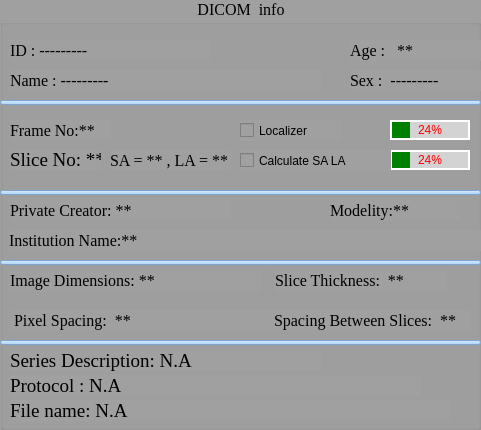
   <widget class="QGroupBox" name="info_image">
    <property name="enabled">
     <bool>true</bool>
    </property>
    <property name="geometry">
     <rect>
      <x>970</x>
      <y>10</y>
      <width>481</width>
      <height>430</height>
     </rect>
    </property>
    <property name="minimumSize">
     <size>
      <width>0</width>
      <height>201</height>
     </size>
    </property>
    <property name="font">
     <font>
      <family>Times New Roman</family>
      <pointsize>12</pointsize>
      <weight>9</weight>
      <italic>false</italic>
      <bold>false</bold>
     </font>
    </property>
    <property name="styleSheet">
     <string notr="true">QGroupBox {



   background-color: rgb(160, 160, 160);;font: 75 12pt &quot;Times New Roman&quot;;
}

QGroupBox QWidget {
    background-color: /* your desired content background color here */;
}

QGroupBox::title {
    subcontrol-origin: margin;
    subcontrol-position: top center;
}
</string>
    </property>
    <property name="title">
     <string>DICOM  info </string>
    </property>
    <widget class="QLabel" name="ID2">
     <property name="enabled">
      <bool>false</bool>
     </property>
     <property name="geometry">
      <rect>
       <x>10</x>
       <y>40</y>
       <width>201</width>
       <height>21</height>
      </rect>
     </property>
     <property name="font">
      <font>
       <family>Times New Roman</family>
       <pointsize>12</pointsize>
       <weight>9</weight>
       <italic>false</italic>
       <bold>false</bold>
      </font>
     </property>
     <property name="styleSheet">
      <string notr="true">color: rgb(0, 0, 0);font: 75 12pt &quot;Times New Roman&quot;;;color: rgb(0, 0, 0); background-color: rgb(160, 160, 160);
</string>
     </property>
     <property name="text">
      <string>ID : ---------</string>
     </property>
    </widget>
    <widget class="QLabel" name="SALA">
     <property name="enabled">
      <bool>false</bool>
     </property>
     <property name="geometry">
      <rect>
       <x>110</x>
       <y>150</y>
       <width>121</width>
       <height>20</height>
      </rect>
     </property>
     <property name="font">
      <font>
       <family>Times New Roman</family>
       <pointsize>12</pointsize>
       <weight>9</weight>
       <italic>false</italic>
       <bold>false</bold>
      </font>
     </property>
     <property name="styleSheet">
      <string notr="true">color: rgb(0, 0, 0);font: 75 12pt &quot;Times New Roman&quot;;;color: rgb(0, 0, 0); background-color: rgb(160, 160, 160);

</string>
     </property>
     <property name="text">
      <string>SA = ** , LA = **</string>
     </property>
    </widget>
    <widget class="QLabel" name="NAME2">
     <property name="enabled">
      <bool>false</bool>
     </property>
     <property name="geometry">
      <rect>
       <x>10</x>
       <y>70</y>
       <width>311</width>
       <height>21</height>
      </rect>
     </property>
     <property name="font">
      <font>
       <family>Times New Roman</family>
       <pointsize>12</pointsize>
       <weight>9</weight>
       <italic>false</italic>
       <bold>false</bold>
      </font>
     </property>
     <property name="styleSheet">
      <string notr="true">color: rgb(0, 0, 0);font: 75 12pt &quot;Times New Roman&quot;;;color: rgb(0, 0, 0); background-color: rgb(160, 160, 160);
</string>
     </property>
     <property name="text">
      <string>Name : ---------</string>
     </property>
    </widget>
    <widget class="QLabel" name="slice_no">
     <property name="enabled">
      <bool>false</bool>
     </property>
     <property name="geometry">
      <rect>
       <x>10</x>
       <y>150</y>
       <width>91</width>
       <height>20</height>
      </rect>
     </property>
     <property name="font">
      <font>
       <family>Times New Roman</family>
       <pointsize>14</pointsize>
       <weight>9</weight>
       <italic>false</italic>
       <bold>false</bold>
      </font>
     </property>
     <property name="styleSheet">
      <string notr="true">color: rgb(0, 0, 0);font: 75 14pt &quot;Times New Roman&quot;;;color: rgb(0, 0, 0); background-color: rgb(160, 160, 160);
</string>
     </property>
     <property name="text">
      <string>Slice No: **</string>
     </property>
    </widget>
    <widget class="QLabel" name="Institution_Name">
     <property name="enabled">
      <bool>false</bool>
     </property>
     <property name="geometry">
      <rect>
       <x>9</x>
       <y>230</y>
       <width>901</width>
       <height>21</height>
      </rect>
     </property>
     <property name="font">
      <font>
       <family>Times New Roman</family>
       <pointsize>12</pointsize>
       <weight>9</weight>
       <italic>false</italic>
       <bold>false</bold>
      </font>
     </property>
     <property name="styleSheet">
      <string notr="true">color: rgb(0, 0, 0);font: 75 12pt &quot;Times New Roman&quot;;;color: rgb(0, 0, 0); background-color: rgb(160, 160, 160);
</string>
     </property>
     <property name="text">
      <string>Institution Name:**</string>
     </property>
    </widget>
    <widget class="QLabel" name="seriesdescription">
     <property name="enabled">
      <bool>false</bool>
     </property>
     <property name="geometry">
      <rect>
       <x>10</x>
       <y>350</y>
       <width>311</width>
       <height>21</height>
      </rect>
     </property>
     <property name="font">
      <font>
       <family>Times New Roman</family>
       <pointsize>14</pointsize>
       <weight>9</weight>
       <italic>false</italic>
       <bold>false</bold>
      </font>
     </property>
     <property name="styleSheet">
      <string notr="true">color: rgb(0, 0, 0);font: 75 14pt &quot;Times New Roman&quot;;;color: rgb(0, 0, 0); background-color: rgb(160, 160, 160);
</string>
     </property>
     <property name="text">
      <string>Series Description: N.A</string>
     </property>
    </widget>
    <widget class="QProgressBar" name="progressBar">
     <property name="geometry">
      <rect>
       <x>390</x>
       <y>150</y>
       <width>80</width>
       <height>20</height>
      </rect>
     </property>
     <property name="styleSheet">
      <string notr="true">QProgressBar {
                        border: 2px solid white;
border-radius: 200px;
background-color: lightgrey;font: 75 12pt &quot;Times New Roman&quot;;
color: rgb(255, 0, 0);

text-align: center;
}
QProgressBar::chunk {background-color: green;}</string>
     </property>
     <property name="value">
      <number>24</number>
     </property>
    </widget>
    <widget class="QLabel" name="file_name">
     <property name="enabled">
      <bool>false</bool>
     </property>
     <property name="geometry">
      <rect>
       <x>10</x>
       <y>400</y>
       <width>441</width>
       <height>21</height>
      </rect>
     </property>
     <property name="font">
      <font>
       <family>Times New Roman</family>
       <pointsize>14</pointsize>
       <weight>9</weight>
       <italic>false</italic>
       <bold>false</bold>
      </font>
     </property>
     <property name="styleSheet">
      <string notr="true">color: rgb(0, 0, 0);font: 75 14pt &quot;Times New Roman&quot;;;color: rgb(0, 0, 0); background-color: rgb(160, 160, 160);
</string>
     </property>
     <property name="text">
      <string>File name: N.A</string>
     </property>
    </widget>
    <widget class="QProgressBar" name="progressBar_2">
     <property name="geometry">
      <rect>
       <x>390</x>
       <y>120</y>
       <width>80</width>
       <height>20</height>
      </rect>
     </property>
     <property name="styleSheet">
      <string notr="true">QProgressBar {
                        border: 2px solid white;
border-radius: 200px;
background-color: lightgrey;font: 75 12pt &quot;Times New Roman&quot;;
color: rgb(255, 0, 0);

text-align: center;
}
QProgressBar::chunk {background-color: green;}</string>
     </property>
     <property name="value">
      <number>24</number>
     </property>
    </widget>
    <widget class="QCheckBox" name="checkBox_2">
     <property name="enabled">
      <bool>true</bool>
     </property>
     <property name="geometry">
      <rect>
       <x>240</x>
       <y>120</y>
       <width>101</width>
       <height>21</height>
      </rect>
     </property>
     <property name="cursor">
      <cursorShape>ArrowCursor</cursorShape>
     </property>
     <property name="styleSheet">
      <string notr="true">color: rgb(0, 0, 0);font: 75 12pt &quot;Times New Roman&quot;;;color: rgb(0, 0, 0); background-color: rgb(160, 160, 160);
</string>
     </property>
     <property name="text">
      <string>Localizer</string>
     </property>
    </widget>
    <widget class="QCheckBox" name="checkBox">
     <property name="geometry">
      <rect>
       <x>240</x>
       <y>150</y>
       <width>151</width>
       <height>21</height>
      </rect>
     </property>
     <property name="cursor">
      <cursorShape>ArrowCursor</cursorShape>
     </property>
     <property name="mouseTracking">
      <bool>false</bool>
     </property>
     <property name="styleSheet">
      <string notr="true">color: rgb(0, 0, 0);font: 75 12pt &quot;Times New Roman&quot;;;color: rgb(0, 0, 0); background-color: rgb(160, 160, 160);
</string>
     </property>
     <property name="text">
      <string>Calculate SA LA</string>
     </property>
    </widget>
    <widget class="QLabel" name="Age2">
     <property name="enabled">
      <bool>false</bool>
     </property>
     <property name="geometry">
      <rect>
       <x>350</x>
       <y>40</y>
       <width>201</width>
       <height>21</height>
      </rect>
     </property>
     <property name="font">
      <font>
       <family>Times New Roman</family>
       <pointsize>12</pointsize>
       <weight>9</weight>
       <italic>false</italic>
       <bold>false</bold>
      </font>
     </property>
     <property name="styleSheet">
      <string notr="true">color: rgb(0, 0, 0);font: 75 12pt &quot;Times New Roman&quot;;;color: rgb(0, 0, 0); background-color: rgb(160, 160, 160);
</string>
     </property>
     <property name="text">
      <string>Age :   **</string>
     </property>
    </widget>
    <widget class="QLabel" name="SEX2">
     <property name="enabled">
      <bool>false</bool>
     </property>
     <property name="geometry">
      <rect>
       <x>350</x>
       <y>70</y>
       <width>201</width>
       <height>21</height>
      </rect>
     </property>
     <property name="font">
      <font>
       <family>Times New Roman</family>
       <pointsize>12</pointsize>
       <weight>9</weight>
       <italic>false</italic>
       <bold>false</bold>
      </font>
     </property>
     <property name="styleSheet">
      <string notr="true">color: rgb(0, 0, 0);font: 75 12pt &quot;Times New Roman&quot;;;color: rgb(0, 0, 0); background-color: rgb(160, 160, 160);
</string>
     </property>
     <property name="text">
      <string>Sex :  ---------</string>
     </property>
    </widget>
    <widget class="QLabel" name="Modality2">
     <property name="enabled">
      <bool>false</bool>
     </property>
     <property name="geometry">
      <rect>
       <x>330</x>
       <y>200</y>
       <width>130</width>
       <height>21</height>
      </rect>
     </property>
     <property name="font">
      <font>
       <family>Times New Roman</family>
       <pointsize>12</pointsize>
       <weight>9</weight>
       <italic>false</italic>
       <bold>false</bold>
      </font>
     </property>
     <property name="styleSheet">
      <string notr="true">color: rgb(0, 0, 0);font: 75 12pt &quot;Times New Roman&quot;;;color: rgb(0, 0, 0); background-color: rgb(160, 160, 160);
</string>
     </property>
     <property name="text">
      <string>Modelity:**</string>
     </property>
    </widget>
    <widget class="QLabel" name="dim2">
     <property name="enabled">
      <bool>false</bool>
     </property>
     <property name="geometry">
      <rect>
       <x>10</x>
       <y>270</y>
       <width>251</width>
       <height>21</height>
      </rect>
     </property>
     <property name="font">
      <font>
       <family>Times New Roman</family>
       <pointsize>12</pointsize>
       <weight>9</weight>
       <italic>false</italic>
       <bold>false</bold>
      </font>
     </property>
     <property name="styleSheet">
      <string notr="true">color: rgb(0, 0, 0);font: 75 12pt &quot;Times New Roman&quot;;;color: rgb(0, 0, 0); background-color: rgb(160, 160, 160);
</string>
     </property>
     <property name="text">
      <string>Image Dimensions: **</string>
     </property>
    </widget>
    <widget class="QLabel" name="thick2">
     <property name="enabled">
      <bool>false</bool>
     </property>
     <property name="geometry">
      <rect>
       <x>275</x>
       <y>270</y>
       <width>171</width>
       <height>21</height>
      </rect>
     </property>
     <property name="font">
      <font>
       <family>Times New Roman</family>
       <pointsize>12</pointsize>
       <weight>9</weight>
       <italic>false</italic>
       <bold>false</bold>
      </font>
     </property>
     <property name="styleSheet">
      <string notr="true">color: rgb(0, 0, 0);font: 75 12pt &quot;Times New Roman&quot;;;color: rgb(0, 0, 0); background-color: rgb(160, 160, 160);
</string>
     </property>
     <property name="text">
      <string>Slice Thickness:  **</string>
     </property>
    </widget>
    <widget class="QLabel" name="space3">
     <property name="enabled">
      <bool>false</bool>
     </property>
     <property name="geometry">
      <rect>
       <x>270</x>
       <y>310</y>
       <width>201</width>
       <height>21</height>
      </rect>
     </property>
     <property name="font">
      <font>
       <family>Times New Roman</family>
       <pointsize>12</pointsize>
       <weight>9</weight>
       <italic>false</italic>
       <bold>false</bold>
      </font>
     </property>
     <property name="styleSheet">
      <string notr="true">color: rgb(0, 0, 0);font: 75 12pt &quot;Times New Roman&quot;;;color: rgb(0, 0, 0); background-color: rgb(160, 160, 160);
</string>
     </property>
     <property name="text">
      <string> Spacing Between Slices:  **</string>
     </property>
    </widget>
    <widget class="QLabel" name="private_creator">
     <property name="enabled">
      <bool>false</bool>
     </property>
     <property name="geometry">
      <rect>
       <x>10</x>
       <y>200</y>
       <width>221</width>
       <height>21</height>
      </rect>
     </property>
     <property name="font">
      <font>
       <family>Times New Roman</family>
       <pointsize>12</pointsize>
       <weight>9</weight>
       <italic>false</italic>
       <bold>false</bold>
      </font>
     </property>
     <property name="styleSheet">
      <string notr="true">color: rgb(0, 0, 0);font: 75 12pt &quot;Times New Roman&quot;;;color: rgb(0, 0, 0); background-color: rgb(160, 160, 160);
</string>
     </property>
     <property name="text">
      <string>Private Creator: **</string>
     </property>
    </widget>
    <widget class="QLabel" name="pix2">
     <property name="enabled">
      <bool>false</bool>
     </property>
     <property name="geometry">
      <rect>
       <x>10</x>
       <y>310</y>
       <width>261</width>
       <height>21</height>
      </rect>
     </property>
     <property name="font">
      <font>
       <family>Times New Roman</family>
       <pointsize>12</pointsize>
       <weight>9</weight>
       <italic>false</italic>
       <bold>false</bold>
      </font>
     </property>
     <property name="styleSheet">
      <string notr="true">color: rgb(0, 0, 0);font: 75 12pt &quot;Times New Roman&quot;;;color: rgb(0, 0, 0); background-color: rgb(160, 160, 160);
</string>
     </property>
     <property name="text">
      <string> Pixel Spacing:  **</string>
     </property>
    </widget>
    <widget class="QLabel" name="frame_no">
     <property name="enabled">
      <bool>false</bool>
     </property>
     <property name="geometry">
      <rect>
       <x>10</x>
       <y>120</y>
       <width>101</width>
       <height>20</height>
      </rect>
     </property>
     <property name="font">
      <font>
       <family>Times New Roman</family>
       <pointsize>12</pointsize>
       <weight>9</weight>
       <italic>false</italic>
       <bold>false</bold>
      </font>
     </property>
     <property name="styleSheet">
      <string notr="true">color: rgb(0, 0, 0);font: 75 12pt &quot;Times New Roman&quot;;;color: rgb(0, 0, 0); background-color: rgb(160, 160, 160);
</string>
     </property>
     <property name="text">
      <string>Frame No:**</string>
     </property>
    </widget>
    <widget class="QPushButton" name="PS_3">
     <property name="enabled">
      <bool>false</bool>
     </property>
     <property name="geometry">
      <rect>
       <x>0</x>
       <y>100</y>
       <width>481</width>
       <height>5</height>
      </rect>
     </property>
     <property name="font">
      <font>
       <family>Times New Roman</family>
       <pointsize>12</pointsize>
       <weight>9</weight>
       <italic>false</italic>
       <bold>false</bold>
      </font>
     </property>
     <property name="styleSheet">
      <string notr="true">background-color: rgb(150,200, 255);
font: 75 12pt &quot;Times New Roman&quot;;
font: 75 12pt &quot;Times New Roman&quot;;
color: rgb(0, 0, 0);
</string>
     </property>
     <property name="text">
      <string/>
     </property>
    </widget>
    <widget class="QPushButton" name="PS_4">
     <property name="enabled">
      <bool>false</bool>
     </property>
     <property name="geometry">
      <rect>
       <x>0</x>
       <y>190</y>
       <width>481</width>
       <height>5</height>
      </rect>
     </property>
     <property name="font">
      <font>
       <family>Times New Roman</family>
       <pointsize>12</pointsize>
       <weight>9</weight>
       <italic>false</italic>
       <bold>false</bold>
      </font>
     </property>
     <property name="styleSheet">
      <string notr="true">background-color: rgb(150,200, 255);
font: 75 12pt &quot;Times New Roman&quot;;
font: 75 12pt &quot;Times New Roman&quot;;
color: rgb(0, 0, 0);
</string>
     </property>
     <property name="text">
      <string/>
     </property>
    </widget>
    <widget class="QPushButton" name="PS_5">
     <property name="enabled">
      <bool>false</bool>
     </property>
     <property name="geometry">
      <rect>
       <x>0</x>
       <y>260</y>
       <width>481</width>
       <height>5</height>
      </rect>
     </property>
     <property name="font">
      <font>
       <family>Times New Roman</family>
       <pointsize>12</pointsize>
       <weight>9</weight>
       <italic>false</italic>
       <bold>false</bold>
      </font>
     </property>
     <property name="styleSheet">
      <string notr="true">background-color: rgb(150,200, 255);
font: 75 12pt &quot;Times New Roman&quot;;
font: 75 12pt &quot;Times New Roman&quot;;
color: rgb(0, 0, 0);
</string>
     </property>
     <property name="text">
      <string/>
     </property>
    </widget>
    <widget class="QPushButton" name="PS_6">
     <property name="enabled">
      <bool>false</bool>
     </property>
     <property name="geometry">
      <rect>
       <x>0</x>
       <y>340</y>
       <width>481</width>
       <height>5</height>
      </rect>
     </property>
     <property name="font">
      <font>
       <family>Times New Roman</family>
       <pointsize>12</pointsize>
       <weight>9</weight>
       <italic>false</italic>
       <bold>false</bold>
      </font>
     </property>
     <property name="styleSheet">
      <string notr="true">background-color: rgb(150,200, 255);
font: 75 12pt &quot;Times New Roman&quot;;
font: 75 12pt &quot;Times New Roman&quot;;
color: rgb(0, 0, 0);
</string>
     </property>
     <property name="text">
      <string/>
     </property>
    </widget>
    <widget class="QLabel" name="Protocol">
     <property name="enabled">
      <bool>false</bool>
     </property>
     <property name="geometry">
      <rect>
       <x>10</x>
       <y>375</y>
       <width>411</width>
       <height>21</height>
      </rect>
     </property>
     <property name="font">
      <font>
       <family>Times New Roman</family>
       <pointsize>14</pointsize>
       <weight>9</weight>
       <italic>false</italic>
       <bold>false</bold>
      </font>
     </property>
     <property name="styleSheet">
      <string notr="true">color: rgb(0, 0, 0);font: 75 14pt &quot;Times New Roman&quot;;;color: rgb(0, 0, 0); background-color: rgb(160, 160, 160);
</string>
     </property>
     <property name="text">
      <string>Protocol : N.A</string>
     </property>
    </widget>
    <zorder>ID2</zorder>
    <zorder>NAME2</zorder>
    <zorder>slice_no</zorder>
    <zorder>seriesdescription</zorder>
    <zorder>progressBar</zorder>
    <zorder>Institution_Name</zorder>
    <zorder>file_name</zorder>
    <zorder>progressBar_2</zorder>
    <zorder>SALA</zorder>
    <zorder>checkBox_2</zorder>
    <zorder>checkBox</zorder>
    <zorder>Age2</zorder>
    <zorder>SEX2</zorder>
    <zorder>Modality2</zorder>
    <zorder>dim2</zorder>
    <zorder>thick2</zorder>
    <zorder>space3</zorder>
    <zorder>private_creator</zorder>
    <zorder>pix2</zorder>
    <zorder>frame_no</zorder>
    <zorder>PS_3</zorder>
    <zorder>PS_4</zorder>
    <zorder>PS_5</zorder>
    <zorder>PS_6</zorder>
    <zorder>Protocol</zorder>
   </widget>
